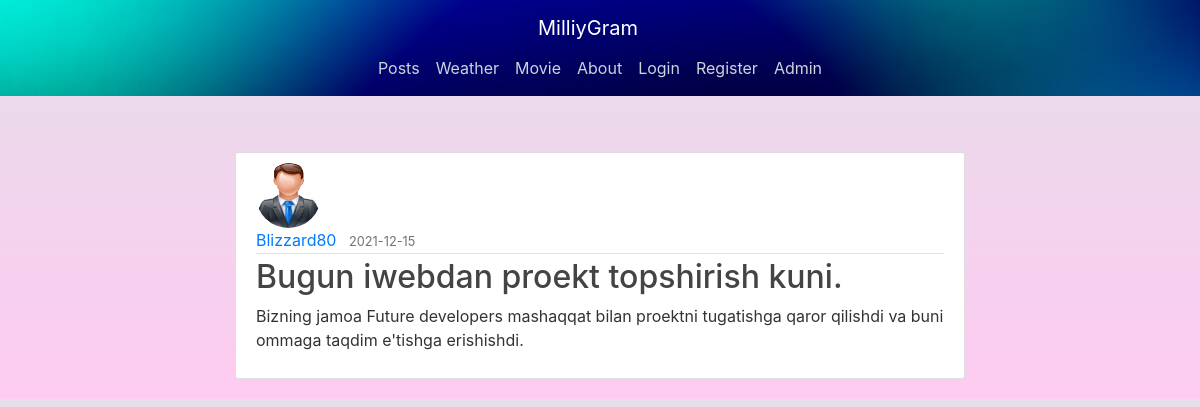
/post/1, run on the app's committed database.
### flaskblog/models.py (models this page shows, shortened)
class User(db.Model, UserMixin):
    id = db.Column(db.Integer, primary_key=True)
    username = db.Column(db.String(20), unique=True, nullable=False)
    email = db.Column(db.String(120), unique=True, nullable=False)
    image_file = db.Column(db.String(20), nullable=False, default='default.jpg')
    password = db.Column(db.String(60), nullable=False)
    posts = db.relationship('Post', backref='author', lazy=True)

class Post(db.Model):
    id = db.Column(db.Integer, primary_key=True)
    title = db.Column(db.String(100), nullable=False)
    date_posted = db.Column(db.DateTime, nullable=False, default=datetime.utcnow)
    content = db.Column(db.Text, nullable=False)
    user_id = db.Column(db.Integer, db.ForeignKey('user.id'), nullable=False)

### flaskblog/routes.py (the view)
@app.route("/post/<int:post_id>")
def post(post_id):
    post = Post.query.get_or_404(post_id)
    return render_template('post.html', title=post.title, post=post)

### flaskblog/templates/post.html (shortened to what this page needs)
{% extends "layout.html" %}
{% block content %}
  <article class="media content-section">
    <img class="rounded-circle article-img" src="{{ url_for('static', filename='profile_pics/' + post.author.image_file) }}">
    <div class="media-body">
      <div class="article-metadata">
        <a class="mr-2" href="{{ url_for('user_posts', username=post.author.username) }}">{{ post.author.username }}</a>
        <small class="text-muted">{{ post.date_posted.strftime('%Y-%m-%d') }}</small>
      </div>
      <h2 class="article-title">{{ post.title }}</h2>
      <p class="article-content">{{ post.content }}</p>
    </div>
  </article>
{% endblock content %}

### flaskblog/static/main.css (style rules this page uses)
body { background: #fafafa; color: #333333; margin-top: 5rem; }

### flaskblog/templates/layout.html (style rules this page uses)
body { background: #fafafa; color: #333333; margin-top: 5rem; }
h1, h2, h3, h4, h5, h6 { color: #444444; }
.content-section { background: #ffffff; padding: 10px 20px; border: 1px solid #dddddd; border-radius: 3px; margin-bottom: 20px; display: flex; flex-direction: column; }
.article-title { color: #444444; }
.article-content { white-space: pre-line; }
.article-img { height: 65px; width: 65px; margin-right: 16px; }
.article-metadata { padding-bottom: 1px; margin-bottom: 4px; border-bottom: 1px solid #e3e3e3 }
body { background-image: linear-gradient(to top, #fdcbf1 0%, #fdcbf1 1%, #e6dee9 100%); max-width: 100%; }

### data on the page
User: image_file (placeholder picture), author.username "Blizzard80"
Post: date_posted "2021-12-15", title "Bugun iwebdan proekt topshirish kuni.", content "Bizning jamoa Future developers mashaqqat bilan proektni tugatishga qaror qilishdi va buni ommaga taqdim e'tishga erishishdi."
